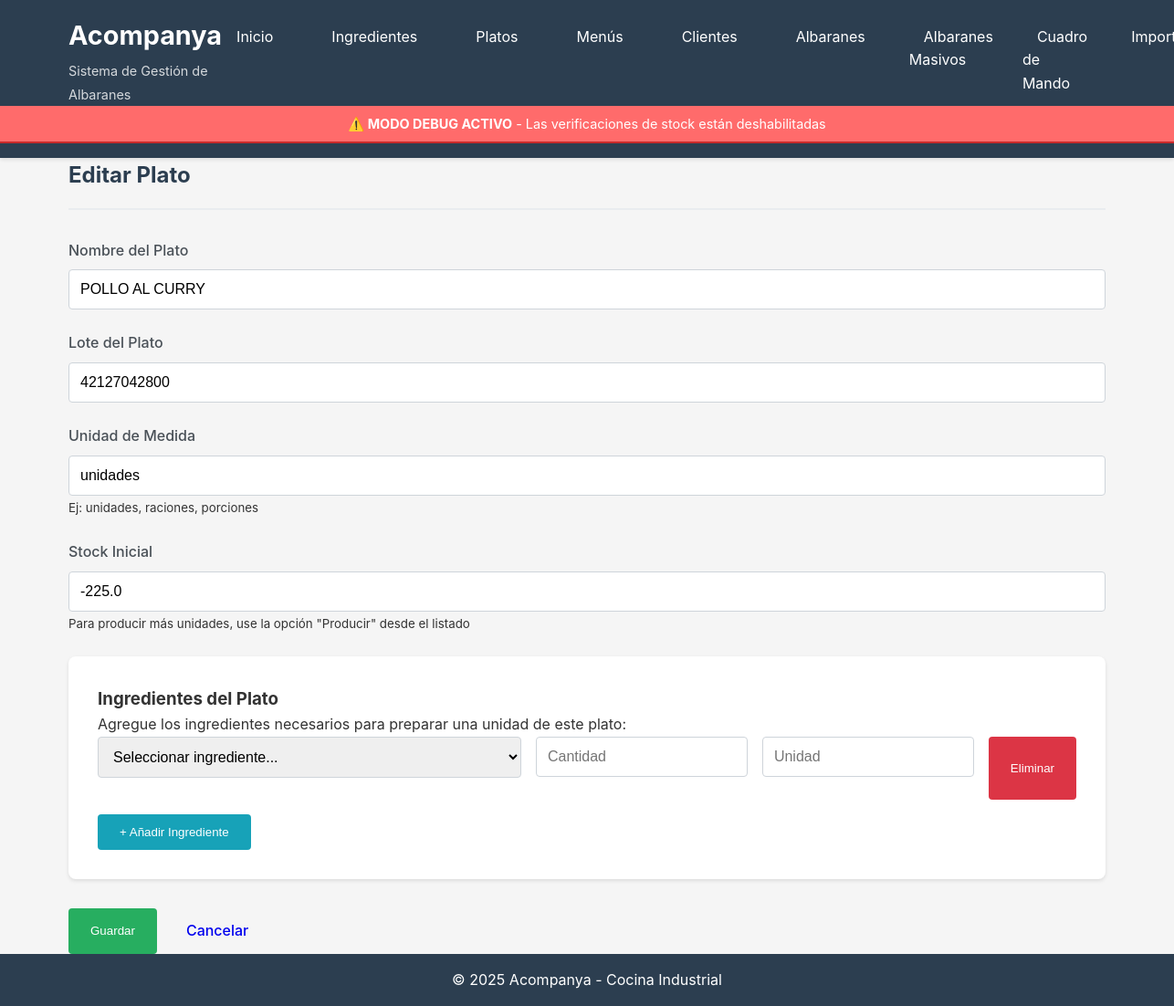
Page /platos/editar/2 on the earlier database version.
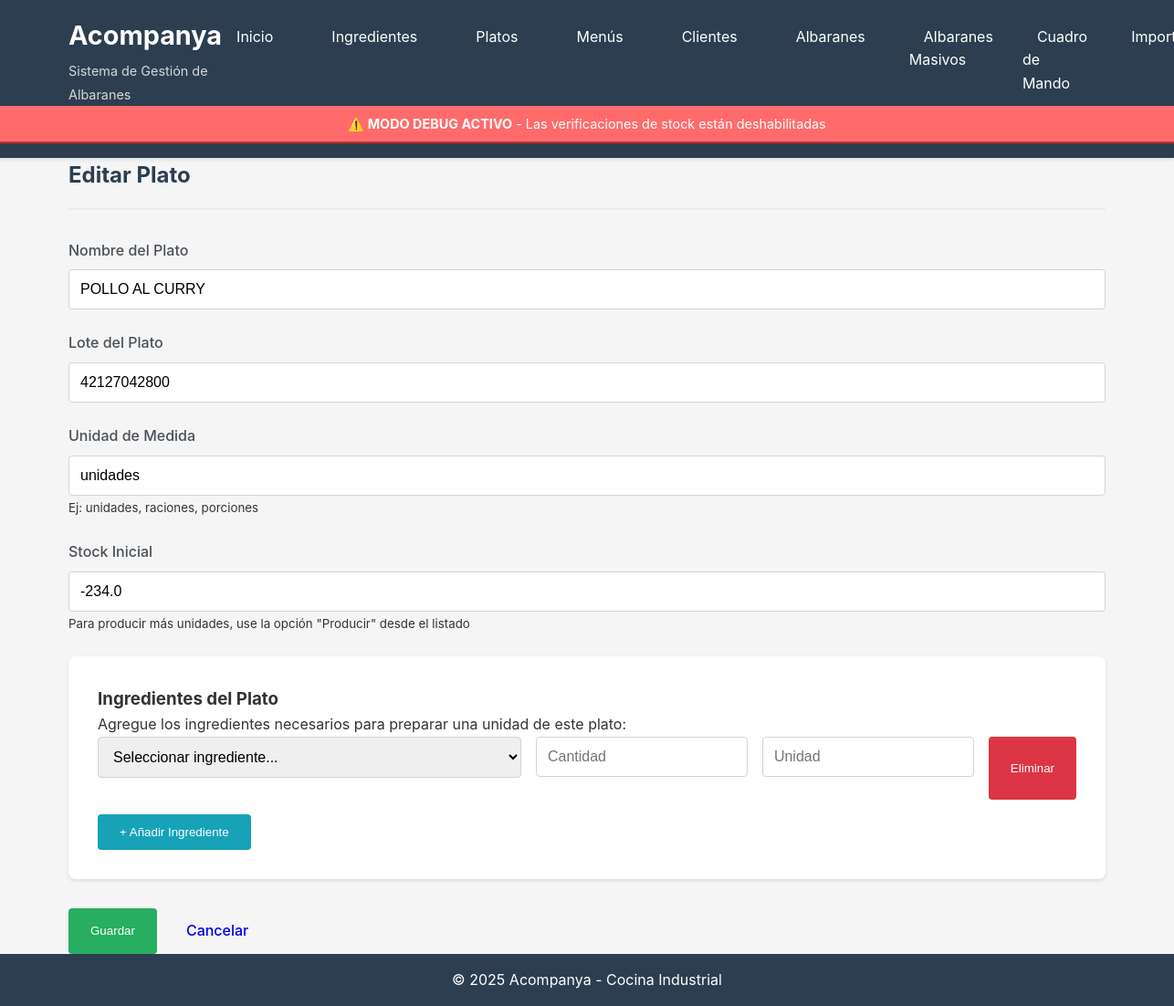
Same page on the later database version.
### database/models.py (models this page shows, shortened)
class Plato(db.Model):
    __tablename__ = 'platos'
    id = db.Column(db.Integer, primary_key=True)
    nombre = db.Column(db.String(200), nullable=False)
    lote_propio = db.Column(db.String(100), nullable=True)
    stock_actual = db.Column(db.Float, nullable=False, default=0)
    unidad = db.Column(db.String(50), nullable=False, default='unidades')
    created_at = db.Column(db.DateTime, default=datetime.utcnow)
    updated_at = db.Column(db.DateTime, default=datetime.utcnow, onupdate=datetime.utcnow)
    ingredientes = db.relationship('Ingrediente', secondary=platos_ingredientes, backref='platos')
    movimientos = db.relationship('MovimientoStock',
                                 primaryjoin="and_(MovimientoStock.entidad_tipo=='plato', "
                                           "MovimientoStock.entidad_id==Plato.id)",
                                 foreign_keys='MovimientoStock.entidad_id',
                                 backref='plato_ref',
                                 lazy='dynamic',
                                 overlaps="ingrediente_ref,movimientos")
    detalles_albaran = db.relationship('AlbaranDetalle', backref='plato', lazy='dynamic')
    def obtener_ingredientes_con_cantidad(self):
        result = db.session.query(
            Ingrediente,
            platos_ingredientes.c.cantidad,
            platos_ingredientes.c.unidad
        ).join(
            platos_ingredientes,
            platos_ingredientes.c.ingrediente_id == Ingrediente.id
        ).filter(
            platos_ingredientes.c.plato_id == self.id
        ).all()
        return result

### routes/platos.py (the view, shortened to what this page needs)
@platos_bp.route('/editar/<int:id>', methods=['GET', 'POST'])
def editar(id):
    plato = Plato.query.get_or_404(id)
    ingredientes = Ingrediente.query.all()
    ingredientes_actuales = plato.obtener_ingredientes_con_cantidad()
    return render_template('platos/formulario.html',
                         plato=plato,
                         ingredientes=ingredientes,
                         ingredientes_actuales=ingredientes_actuales)

### templates/platos/formulario.html (shortened to what this page needs)
{% extends "base.html" %}
{% block content %}
<div class="page-header">
    <h2>{{ 'Editar' if plato else 'Nuevo' }} Plato</h2>
</div>
<form method="POST" action="">
    <div class="form-group">
        <label for="nombre" class="form-label">Nombre del Plato</label>
        <input type="text" class="form-control" id="nombre" name="nombre"
               value="{{ plato.nombre if plato else '' }}" required>
    </div>
    <div class="form-group">
        <label for="lote_propio" class="form-label">Lote del Plato</label>
        <input type="text" class="form-control" id="lote_propio" name="lote_propio"
               value="{{ plato.lote_propio if plato else '' }}">
    </div>
    <div class="form-group">
        <label for="unidad" class="form-label">Unidad de Medida</label>
        <input type="text" class="form-control" id="unidad" name="unidad"
               value="{{ plato.unidad if plato else 'unidades' }}" required>
        <small class="text-muted">Ej: unidades, raciones, porciones</small>
    </div>
    <div class="form-group">
        <label for="stock_actual" class="form-label">Stock Inicial</label>
        <input type="number" class="form-control" id="stock_actual" name="stock_actual"
               step="0.01" min="0" value="{{ plato.stock_actual if plato else '0' }}"
               {% if plato %}readonly{% endif %}>
        {% if plato %}
            <small class="text-muted">Para producir más unidades, use la opción "Producir" desde el listado</small>
        {% endif %}
    </div>
    <div class="albaran-section">
        <h3>Ingredientes del Plato</h3>
        <p>Agregue los ingredientes necesarios para preparar una unidad de este plato:</p>
        <div id="ingredientes-container">
        </div>
        <button type="button" class="btn btn-info" onclick="addIngredientRow()">+ Añadir Ingrediente</button>
    </div>
    <div class="action-group" style="margin-top: 2rem;">
        <button type="submit" class="btn btn-success">Guardar</button>
        <a href="{{ url_for('platos.listar') }}" class="btn btn-secondary">Cancelar</a>
    </div>
</form>
<template id="ingrediente-row-template">
    <div class="form-row" style="display: grid; grid-template-columns: 2fr 1fr 1fr auto; gap: 1rem; margin-bottom: 1rem;">
        <div class="form-group">
            <select name="ingrediente_id[]" class="form-control" required>
                <option value="">Seleccionar ingrediente...</option>
            </select>
        </div>
        <div class="form-group">
            <input type="number" name="cantidad[]" class="form-control"
                   placeholder="Cantidad" step="0.001" min="0.001" required>
        </div>
        <div class="form-group">
            <input type="text" name="unidad_ingrediente[]" class="form-control"
                   placeholder="Unidad" required>
        </div>
        <button type="button" class="btn btn-danger" onclick="removeRow(this)">Eliminar</button>
    </div>
</template>
{% endblock %}

Differences in the rows shown:
changed Plato "POLLO AL CURRY": stock_actual "-225.0" → "-234.0"
